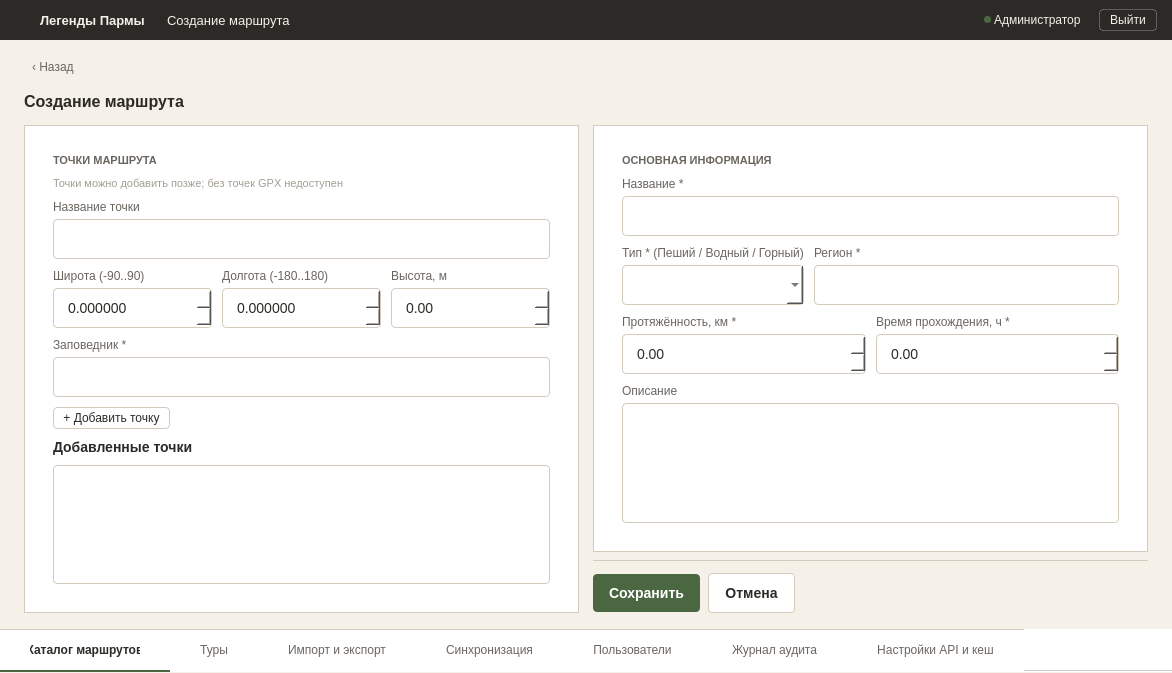
<?xml version="1.0" encoding="UTF-8"?>
<ui version="4.0">
 <class>MainWindow</class>
 <widget class="QMainWindow" name="MainWindow">
  <property name="windowModality">
   <enum>Qt::ApplicationModal</enum>
  </property>
  <property name="geometry">
   <rect>
    <x>0</x>
    <y>0</y>
    <width>1172</width>
    <height>673</height>
   </rect>
  </property>
  <property name="windowTitle">
   <string>CreateRouteWindow</string>
  </property>
  <property name="styleSheet">
   <string notr="true">#centralwidget { background-color: #F5F0E8; }
#headerFrame { background-color: #2C2A26; border: none; }
#headerFrame QLabel { color: #F5F0E8; }
#logout_btn { background-color: transparent; color: #F5F0E8; border: 1px solid rgba(255, 255, 255, 0.25); padding: 3px 10px; font-size: 12px; border-radius: 4px; }
#logout_btn:hover { background-color: rgba(255, 255, 255, 0.08); border: 1px solid rgba(255, 255, 255, 0.4); }
#logout_btn:pressed { background-color: rgba(255, 255, 255, 0.12); border: 1px solid rgba(255, 255, 255, 0.5); }
#logout_btn:focus { border: 1px dashed #F5F0E8; }

#formContainer { background-color: #F5F0E8; }
#btn_back { font-size: 12px; color: #6B6560; background: transparent; border: none; text-align: left; padding: 4px 8px; border-radius: 4px; }
#btn_back:hover { background: #EDE6D9; }
#btn_back:focus { border: 1px dashed #4A6741; }
#lbl_form_title { font-size: 16px; font-weight: 600; color: #2C2A26; }

#leftFormCard, #rightFormCard { background-color: #FFFFFF; border: 1px solid #D4CBBE; padding: 14px; }
#section_title_points, #section_title_main { font-size: 11px; font-weight: 600; color: #6B6560; text-transform: uppercase; }
#hintLabel { font-size: 11px; color: #A39E94; }
#lbl_point_name, #lbl_lat, #lbl_lon, #lbl_alt, #lbl_reserve, #lbl_route_name, #lbl_type, #lbl_region, #lbl_length, #lbl_time, #lbl_desc { font-size: 12px; color: #6B6560; }
#listTitle { font-size: 14px; font-weight: 600; color: #2C2A26; }

QLineEdit, QTextEdit, QComboBox, QDoubleSpinBox {
    padding: 10px 12px; font-size: 14px; border-radius: 4px; border: 1px solid #D4CBBE; background-color: #FFFFFF; color: #2C2A26;
}
QLineEdit:hover, QTextEdit:hover, QComboBox:hover, QDoubleSpinBox:hover { border: 1px solid #B8AE9E; }
QLineEdit:focus, QTextEdit:focus, QComboBox:focus, QDoubleSpinBox:focus { border: 1px solid #4A6741; }
QLineEdit[error="true"], QTextEdit[error="true"], QComboBox[error="true"], QDoubleSpinBox[error="true"] { border: 1px solid #B54A3A; }
QLineEdit:disabled, QTextEdit:disabled, QComboBox:disabled, QDoubleSpinBox:disabled { border: 1px dashed #D4CBBE; color: #A39E94; background-color: #F5F0E8; }

QComboBox QAbstractItemView { background-color: #FFFFFF; border: 1px solid #D4CBBE; selection-background-color: #E8EDE4; selection-color: #2C2A26; }
QComboBox QAbstractItemView::item:hover { background-color: #EDE6D9; }

#btn_add_point { background-color: #FFFFFF; color: #2C2A26; border: 1px solid #D4CBBE; padding: 3px 9px; font-size: 12px; border-radius: 4px; }
#btn_add_point:hover { border: 1px solid #4A6741; }
#btn_add_point:pressed { background-color: #EDE6D9; }
#btn_add_point:disabled { background-color: #FFFFFF; color: #A39E94; border: 1px solid #E5DFD4; }
#btn_add_point:focus { border: 1px dashed #4A6741; }

#btn_save { background-color: #4A6741; color: #FFFFFF; border: none; padding: 11px 16px; font-size: 14px; font-weight: 600; border-radius: 4px; }
#btn_save:hover { background-color: #3D5636; }
#btn_save:pressed { background-color: #334A2E; }
#btn_save:disabled { background-color: #A8B5A0; }
#btn_save:focus { border: 1px dashed #4A6741; }

#btn_cancel { background-color: #FFFFFF; color: #2C2A26; border: 1px solid #D4CBBE; padding: 11px 16px; font-size: 14px; font-weight: 600; border-radius: 4px; }
#btn_cancel:hover { background-color: #F5F0E8; border: 1px solid #4A6741; }
#btn_cancel:pressed { background-color: #EDE6D9; }
#btn_cancel:disabled { background-color: #FFFFFF; color: #A39E94; border: 1px solid #E5DFD4; }
#btn_cancel:focus { border: 1px dashed #4A6741; }

#actionBar { border-top: 1px solid #D4CBBE; }

QTabWidget::panel { border: none; background-color: #FFFFFF; }
QTabBar { background-color: #FFFFFF; border: none; qproperty-drawBase: 0; qproperty-expanding: true; }
QTabBar::tab { height: 40px; background-color: #FFFFFF; color: #6B6560; font-size: 12px; font-weight: normal; padding: 0px 30px; border: none; border-bottom: 2px solid transparent; border-top: 1px solid #D4CBBE; text-align: center; }
QTabBar::tab:hover { color: #2C2A26; }
QTabBar::tab:selected { color: #2C2A26; font-weight: 600; border-bottom: 2px solid #4A6741; }</string>
  </property>
  <widget class="QWidget" name="centralwidget">
   <layout class="QVBoxLayout" name="verticalLayout">
    <property name="spacing"><number>0</number></property>
    <property name="leftMargin"><number>0</number></property>
    <property name="topMargin"><number>0</number></property>
    <property name="rightMargin"><number>0</number></property>
    <property name="bottomMargin"><number>0</number></property>
    <item>
     <widget class="QFrame" name="headerFrame">
      <property name="minimumSize"><size><width>0</width><height>40</height></size></property>
      <property name="maximumSize"><size><width>16777215</width><height>40</height></size></property>
      <layout class="QHBoxLayout" name="horizontalLayout">
       <property name="spacing"><number>0</number></property>
       <property name="leftMargin"><number>15</number></property>
       <property name="topMargin"><number>0</number></property>
       <property name="rightMargin"><number>15</number></property>
       <property name="bottomMargin"><number>0</number></property>
       <item>
        <widget class="QPushButton" name="logo">
         <property name="minimumSize"><size><width>22</width><height>22</height></size></property>
         <property name="maximumSize"><size><width>22</width><height>22</height></size></property>
         <property name="styleSheet"><string notr="true">QPushButton { background: transparent; margin-right: 12px; border: none; }</string></property>
         <property name="text"><string/></property>
         <property name="icon">
          <iconset resource="../qrc/login_res.qrc">
           <normaloff>:/login/icons/logo.png</normaloff>:/login/icons/logo.png</iconset>
         </property>
         <property name="iconSize"><size><width>18</width><height>18</height></size></property>
        </widget>
       </item>
       <item>
        <widget class="QLabel" name="name">
         <property name="styleSheet"><string notr="true">font-size: 13px; font-weight: bold; margin-right: 15px;</string></property>
         <property name="text"><string>Легенды Пармы</string></property>
        </widget>
       </item>
       <item>
        <widget class="QLabel" name="name_chart">
         <property name="styleSheet"><string notr="true">font-size: 13px; margin-right: 10px;</string></property>
         <property name="text"><string>Создание маршрута</string></property>
        </widget>
       </item>
       <item>
        <spacer name="horizontalSpacer">
         <property name="orientation"><enum>Qt::Orientation::Horizontal</enum></property>
         <property name="sizeHint" stdset="0"><size><width>40</width><height>20</height></size></property>
        </spacer>
       </item>
       <item>
        <widget class="QLabel" name="status_lb">
         <property name="minimumSize"><size><width>7</width><height>7</height></size></property>
         <property name="maximumSize"><size><width>7</width><height>7</height></size></property>
         <property name="styleSheet"><string notr="true">background-color: #4A6741; border-radius: 3px; border: none;</string></property>
         <property name="text"><string/></property>
        </widget>
       </item>
       <item>
        <widget class="QLabel" name="role_lb">
         <property name="styleSheet"><string notr="true">font-size: 12px; margin-right: 15px;</string></property>
         <property name="text"><string>Администратор</string></property>
        </widget>
       </item>
       <item>
        <widget class="QPushButton" name="logout_btn">
         <property name="cursor"><cursorShape>PointingHandCursor</cursorShape></property>
         <property name="text"><string>Выйти</string></property>
        </widget>
       </item>
      </layout>
     </widget>
    </item>
    <item>
     <widget class="QFrame" name="formContainer">
      <property name="sizePolicy"><sizepolicy hsizetype="Expanding" vsizetype="Expanding"><horstretch>1</horstretch><verstretch>1</verstretch></sizepolicy></property>
      <property name="frameShape"><enum>QFrame::Shape::NoFrame</enum></property>
      <layout class="QVBoxLayout" name="formContainerLayout">
       <property name="spacing"><number>14</number></property>
       <property name="leftMargin"><number>24</number></property>
       <property name="topMargin"><number>16</number></property>
       <property name="rightMargin"><number>24</number></property>
       <property name="bottomMargin"><number>16</number></property>
       <item>
        <widget class="QPushButton" name="btn_back">
         <property name="sizePolicy"><sizepolicy hsizetype="Maximum" vsizetype="Preferred"><horstretch>0</horstretch><verstretch>0</verstretch></sizepolicy></property>
         <property name="cursor"><cursorShape>PointingHandCursor</cursorShape></property>
         <property name="text"><string>‹ Назад</string></property>
        </widget>
       </item>
       <item>
        <widget class="QLabel" name="lbl_form_title">
         <property name="text"><string>Создание маршрута</string></property>
        </widget>
       </item>
       <item>
        <layout class="QHBoxLayout" name="mainFormLayout">
         <property name="spacing"><number>14</number></property>
         <item>
          <widget class="QFrame" name="leftFormCard">
           <property name="sizePolicy"><sizepolicy hsizetype="Expanding" vsizetype="Expanding"><horstretch>1</horstretch><verstretch>1</verstretch></sizepolicy></property>
           <layout class="QVBoxLayout" name="leftFormLayout">
            <property name="spacing"><number>10</number></property>
            <property name="leftMargin"><number>14</number></property>
            <property name="topMargin"><number>14</number></property>
            <property name="rightMargin"><number>14</number></property>
            <property name="bottomMargin"><number>14</number></property>
            <item>
             <widget class="QLabel" name="section_title_points">
              <property name="text"><string>ТОЧКИ МАРШРУТА</string></property>
             </widget>
            </item>
            <item>
             <widget class="QLabel" name="hintLabel">
              <property name="text"><string>Точки можно добавить позже; без точек GPX недоступен</string></property>
             </widget>
            </item>
            <item>
             <layout class="QVBoxLayout" name="pointInputLayout">
              <property name="spacing"><number>5</number></property>
              <item><widget class="QLabel" name="lbl_point_name"><property name="text"><string>Название точки</string></property></widget></item>
              <item><widget class="QLineEdit" name="input_point_name"/></item>
             </layout>
            </item>
            <item>
             <layout class="QHBoxLayout" name="pointCoordLayout">
              <property name="spacing"><number>10</number></property>
              <item>
               <layout class="QVBoxLayout" name="latLayout">
                <property name="spacing"><number>5</number></property>
                <item><widget class="QLabel" name="lbl_lat"><property name="text"><string>Широта (-90..90)</string></property></widget></item>
                <item>
                 <widget class="QDoubleSpinBox" name="input_lat">
                  <property name="decimals"><number>6</number></property>
                  <property name="minimum"><double>-90.000000000000000</double></property>
                  <property name="maximum"><double>90.000000000000000</double></property>
                 </widget>
                </item>
               </layout>
              </item>
              <item>
               <layout class="QVBoxLayout" name="lonLayout">
                <property name="spacing"><number>5</number></property>
                <item><widget class="QLabel" name="lbl_lon"><property name="text"><string>Долгота (-180..180)</string></property></widget></item>
                <item>
                 <widget class="QDoubleSpinBox" name="input_lon">
                  <property name="decimals"><number>6</number></property>
                  <property name="minimum"><double>-180.000000000000000</double></property>
                  <property name="maximum"><double>180.000000000000000</double></property>
                 </widget>
                </item>
               </layout>
              </item>
              <item>
               <layout class="QVBoxLayout" name="altLayout">
                <property name="spacing"><number>5</number></property>
                <item><widget class="QLabel" name="lbl_alt"><property name="text"><string>Высота, м</string></property></widget></item>
                <item>
                 <widget class="QDoubleSpinBox" name="input_alt">
                  <property name="maximum"><double>99999.000000000000000</double></property>
                 </widget>
                </item>
               </layout>
              </item>
             </layout>
            </item>
            <item>
             <layout class="QVBoxLayout" name="reserveLayout">
              <property name="spacing"><number>5</number></property>
              <item><widget class="QLabel" name="lbl_reserve"><property name="text"><string>Заповедник *</string></property></widget></item>
              <item><widget class="QLineEdit" name="input_reserve"/></item>
             </layout>
            </item>
            <item>
             <widget class="QPushButton" name="btn_add_point">
              <property name="sizePolicy"><sizepolicy hsizetype="Maximum" vsizetype="Fixed"><horstretch>0</horstretch><verstretch>0</verstretch></sizepolicy></property>
              <property name="cursor"><cursorShape>PointingHandCursor</cursorShape></property>
              <property name="text"><string>+ Добавить точку</string></property>
             </widget>
            </item>
            <item>
             <widget class="QLabel" name="listTitle">
              <property name="text"><string>Добавленные точки</string></property>
             </widget>
            </item>
            <item>
             <widget class="QTextEdit" name="list_points">
              <property name="sizePolicy"><sizepolicy hsizetype="Expanding" vsizetype="Expanding"><horstretch>0</horstretch><verstretch>1</verstretch></sizepolicy></property>
              <property name="readOnly"><bool>true</bool></property>
             </widget>
            </item>
           </layout>
          </widget>
         </item>
         <item>
          <widget class="QFrame" name="rightColumnFrame">
           <property name="sizePolicy"><sizepolicy hsizetype="Expanding" vsizetype="Expanding"><horstretch>1</horstretch><verstretch>1</verstretch></sizepolicy></property>
           <property name="frameShape"><enum>QFrame::Shape::NoFrame</enum></property>
           <layout class="QVBoxLayout" name="rightColumnLayout">
            <property name="spacing"><number>8</number></property>
            <property name="leftMargin"><number>0</number></property>
            <property name="topMargin"><number>0</number></property>
            <property name="rightMargin"><number>0</number></property>
            <property name="bottomMargin"><number>0</number></property>
            <item>
             <widget class="QFrame" name="rightFormCard">
              <property name="sizePolicy"><sizepolicy hsizetype="Expanding" vsizetype="Expanding"><horstretch>0</horstretch><verstretch>1</verstretch></sizepolicy></property>
              <layout class="QVBoxLayout" name="rightFormLayout">
               <property name="spacing"><number>10</number></property>
               <property name="leftMargin"><number>14</number></property>
               <property name="topMargin"><number>14</number></property>
               <property name="rightMargin"><number>14</number></property>
               <property name="bottomMargin"><number>14</number></property>
               <item>
                <widget class="QLabel" name="section_title_main">
                 <property name="text"><string>ОСНОВНАЯ ИНФОРМАЦИЯ</string></property>
                </widget>
               </item>
               <item>
                <layout class="QVBoxLayout" name="mainNameLayout">
                 <property name="spacing"><number>5</number></property>
                 <item><widget class="QLabel" name="lbl_route_name"><property name="text"><string>Название *</string></property></widget></item>
                 <item><widget class="QLineEdit" name="input_route_name"/></item>
                </layout>
               </item>
               <item>
                <layout class="QHBoxLayout" name="typeRegionLayout">
                 <property name="spacing"><number>10</number></property>
                 <item>
                  <layout class="QVBoxLayout" name="typeLayout">
                   <property name="spacing"><number>5</number></property>
                   <item><widget class="QLabel" name="lbl_type"><property name="text"><string>Тип * (Пеший / Водный / Горный)</string></property></widget></item>
                   <item><widget class="QComboBox" name="combo_type"/></item>
                  </layout>
                 </item>
                 <item>
                  <layout class="QVBoxLayout" name="regionLayout">
                   <property name="spacing"><number>5</number></property>
                   <item><widget class="QLabel" name="lbl_region"><property name="text"><string>Регион *</string></property></widget></item>
                   <item><widget class="QLineEdit" name="input_region"/></item>
                  </layout>
                 </item>
                </layout>
               </item>
               <item>
                <layout class="QHBoxLayout" name="lengthTimeLayout">
                 <property name="spacing"><number>10</number></property>
                 <item>
                  <layout class="QVBoxLayout" name="lengthLayout">
                   <property name="spacing"><number>5</number></property>
                   <item><widget class="QLabel" name="lbl_length"><property name="text"><string>Протяжённость, км *</string></property></widget></item>
                   <item>
                    <widget class="QDoubleSpinBox" name="input_length">
                     <property name="maximum"><double>99999.000000000000000</double></property>
                    </widget>
                   </item>
                  </layout>
                 </item>
                 <item>
                  <layout class="QVBoxLayout" name="timeLayout">
                   <property name="spacing"><number>5</number></property>
                   <item><widget class="QLabel" name="lbl_time"><property name="text"><string>Время прохождения, ч *</string></property></widget></item>
                   <item>
                    <widget class="QDoubleSpinBox" name="input_time">
                     <property name="maximum"><double>99999.000000000000000</double></property>
                    </widget>
                   </item>
                  </layout>
                 </item>
                </layout>
               </item>
               <item>
                <layout class="QVBoxLayout" name="descLayout">
                 <property name="spacing"><number>5</number></property>
                 <item><widget class="QLabel" name="lbl_desc"><property name="text"><string>Описание</string></property></widget></item>
                 <item>
                  <widget class="QTextEdit" name="input_desc">
                   <property name="sizePolicy"><sizepolicy hsizetype="Expanding" vsizetype="Expanding"><horstretch>0</horstretch><verstretch>1</verstretch></sizepolicy></property>
                  </widget>
                 </item>
                </layout>
               </item>
              </layout>
             </widget>
            </item>
            <item>
             <widget class="QFrame" name="actionBar">
              <property name="frameShape"><enum>QFrame::Shape::NoFrame</enum></property>
              <layout class="QHBoxLayout" name="actionButtonsLayout">
               <property name="spacing"><number>8</number></property>
               <property name="leftMargin"><number>0</number></property>
               <property name="topMargin"><number>12</number></property>
               <property name="rightMargin"><number>0</number></property>
               <property name="bottomMargin"><number>0</number></property>
               <item>
                <widget class="QPushButton" name="btn_save">
                 <property name="cursor"><cursorShape>PointingHandCursor</cursorShape></property>
                 <property name="text"><string>Сохранить</string></property>
                </widget>
               </item>
               <item>
                <widget class="QPushButton" name="btn_cancel">
                 <property name="cursor"><cursorShape>PointingHandCursor</cursorShape></property>
                 <property name="text"><string>Отмена</string></property>
                </widget>
               </item>
               <item>
                <spacer name="actionSpacer">
                 <property name="orientation"><enum>Qt::Orientation::Horizontal</enum></property>
                 <property name="sizeHint" stdset="0"><size><width>40</width><height>20</height></size></property>
                </spacer>
               </item>
              </layout>
             </widget>
            </item>
           </layout>
          </widget>
         </item>
        </layout>
       </item>
      </layout>
     </widget>
    </item>
    <item>
     <widget class="QTabWidget" name="tabWidget">
      <property name="sizePolicy">
       <sizepolicy hsizetype="Expanding" vsizetype="Fixed">
        <horstretch>1</horstretch>
        <verstretch>0</verstretch>
       </sizepolicy>
      </property>
      <property name="minimumSize"><size><width>0</width><height>44</height></size></property>
      <property name="maximumSize"><size><width>16777215</width><height>44</height></size></property>
      <property name="tabPosition"><enum>QTabWidget::TabPosition::North</enum></property>
      <property name="currentIndex"><number>0</number></property>
      <property name="usesScrollButtons"><bool>false</bool></property>
      <property name="tabsClosable"><bool>false</bool></property>
      <property name="documentMode"><bool>true</bool></property>
      <widget class="QWidget" name="tab_8"><attribute name="title"><string>Каталог маршрутов</string></attribute></widget>
      <widget class="QWidget" name="tab_9"><attribute name="title"><string>Туры</string></attribute></widget>
      <widget class="QWidget" name="tab_10"><attribute name="title"><string>Импорт и экспорт</string></attribute></widget>
      <widget class="QWidget" name="tab_11"><attribute name="title"><string>Синхронизация</string></attribute></widget>
      <widget class="QWidget" name="tab_12"><attribute name="title"><string>Пользователи</string></attribute></widget>
      <widget class="QWidget" name="tab_13"><attribute name="title"><string>Журнал аудита</string></attribute></widget>
      <widget class="QWidget" name="tab_14"><attribute name="title"><string>Настройки API и кеш</string></attribute></widget>
     </widget>
    </item>
   </layout>
  </widget>
 </widget>
 <resources>
  <include location="../qrc/login_res.qrc"/>
 </resources>
 <connections/>
</ui>
